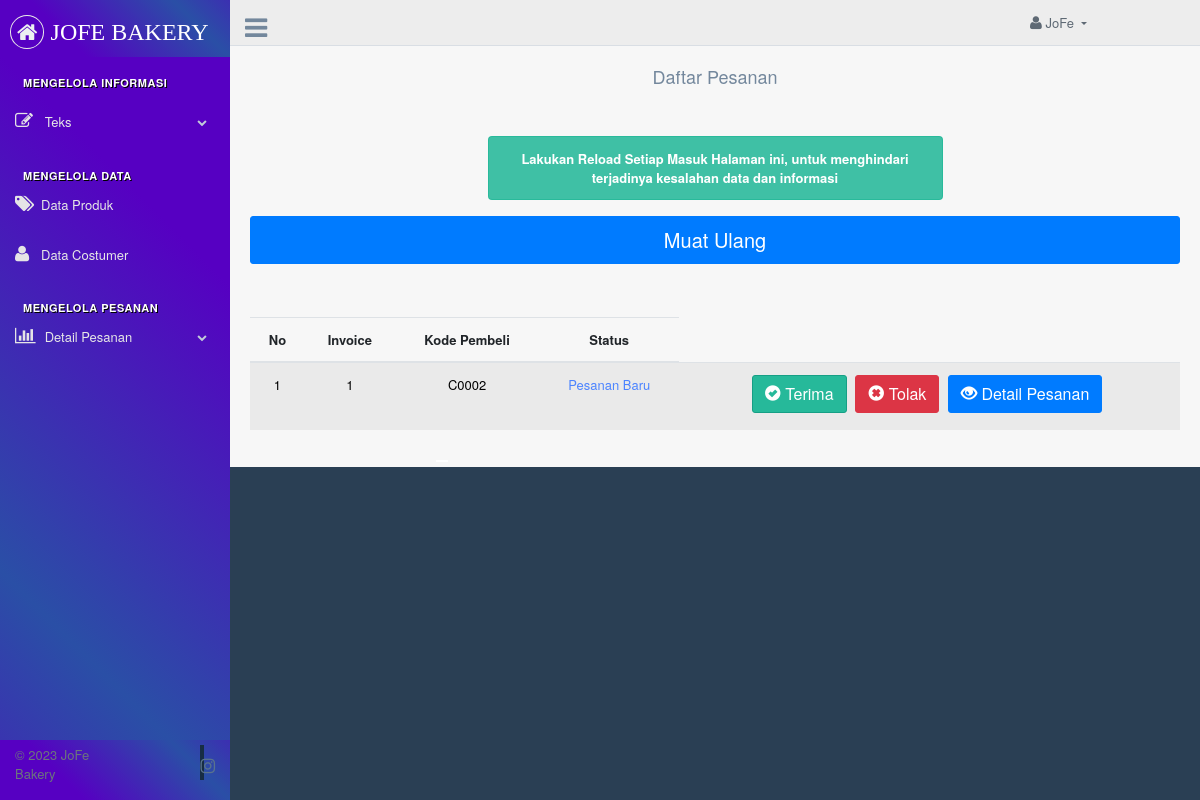
The page /admin/detailorder.php?inv=1&cs=C0002 (signed in) on the database its author committed.
### tables this page shows
CREATE TABLE `pemesanan` (
  `invoice` INT(11) NOT NULL AUTO_INCREMENT PRIMARY KEY,
  `tanggal` DATE,
  `alamat` VARCHAR(200) NOT NULL,
  `kota` VARCHAR(255),
  `kode_pos` INT,
  `status` ENUM('Pesanan Baru', 'Pesanan Diterima', 'Pesanan Ditolak'),
  `provinsi` VARCHAR(255),
  `harga_total_pesanan` FLOAT,
  `id` INT(11),
  `kode_customer` VARCHAR(100),
  FOREIGN KEY (`id`) REFERENCES `admin`(`id`),
  FOREIGN KEY (`kode_customer`) REFERENCES `customer`(`kode_customer`)
);

### admin/detailorder.php (the view, shortened to what this page needs)
<?php
include '../koneksi/koneksi.php';
?>
<!DOCTYPE html>
<html lang="en">
<head>
    <link href="vendors/bootstrap/dist/css/bootstrap.min.css" rel="stylesheet">
    <link href="vendors/font-awesome/css/font-awesome.min.css" rel="stylesheet">
    <link href="vendors/nprogress/nprogress.css" rel="stylesheet">
    <link href="vendors/google-code-prettify/bin/prettify.min.css" rel="stylesheet">
    <link href="build/css/custom.min.css" rel="stylesheet">
</head>
<body class="nav-md">
    <div class="container body">
        <div class="main_container">
            <div class="col-md-3 left_col" style="background-color: #5600c2;
    background-image: linear-gradient(45deg, #5600c2 25%, #2A4FA6 50%, #5600c2 75%);
    background-size: 200% 200%;
    animation: wave 5s ease-in-out infinite;">
                <div class="left_col scroll-view" style="background-color: #5600c2;
    background-image: linear-gradient(45deg, #5600c2 25%, #2A4FA6 50%, #5600c2 75%);
    background-size: 200% 200%;
    animation: wave 5s ease-in-out infinite;">
                    <div class="navbar nav_title" style="background-color: #5600c2;
    background-image: linear-gradient(45deg, #5600c2 25%, #2A4FA6 50%, #5600c2 75%);
    background-size: 200% 200%;
    animation: wave 5s ease-in-out infinite;">
                        <a href="halaman_utama.php" class="site_title">
                            <i class="fa fa-home"></i>
                            <span
                                style="font-family: 'Pacifico', cursive; font-size: 24px; color: white; text-transform: uppercase;">JoFe
                                Bakery</span>
                        </a>
                    </div>
                    <br />
                    <div id="sidebar-menu" class="main_menu_side hidden-print main_menu">
                        <div class="menu_section">
                            <h3>Mengelola Informasi</h3>
                            <ul class="nav side-menu">
                                <li><a><i class="fa fa-edit"></i> Teks <span class="fa fa-chevron-down"></span></a>
                                </li><br>
                                <h3>Mengelola Data</h3>
                                <li><a href="m_produk.php"><i class="fa fa-tags"></i>Data Produk</a></li>
                                <li><a href="m_customer.php"><i class="fa fa-user"></i>Data Costumer</a></li><br>
                                <h3>Mengelola Pesanan</h3>
                                <li><a><i class="fa fa-bar-chart-o"></i> Detail Pesanan <span
                                            class="fa fa-chevron-down"></span></a>
                                </li>
                            </ul>
                        </div>
                    </div>
                    <div class="sidebar-footer hidden-small" style="background-color: #5600c2;
    background-image: linear-gradient(45deg, #5600c2 25%, #2A4FA6 50%, #5600c2 75%);
    background-size: 200% 200%;
    animation: wave 5s ease-in-out infinite;">
                        <div class="container-fluid">
                            <div class="row">
                                <div class="col-md-6">
                                    <span class="text-muted">© 2023 JoFe Bakery</span>
                                </div>
                                <div class="col-md-6 text-md-right">
                                    <ul class="list-inline">
                                        <li class="list-inline-item">
                                            <a href="https://www.instagram.com/jofe_bakery/" target="_blank"><i
                                                    class="fa fa-instagram"></i></a>
                                        </li>
                                    </ul>
                                </div>
                            </div>
                        </div>
                    </div>
                </div>
            </div>
            <div class="top_nav">
                <div class="nav_menu">
                    <div class="nav toggle">
                        <a id="menu_toggle"><i class="fa fa-bars"></i></a>
                    </div>
                    <nav class="nav navbar-nav">
                        <ul class=" navbar-right">
                            <li class="nav-item dropdown open" style="padding-right: 100px;">
                                <a href="javascript:;" class="user-profile dropdown-toggle" aria-haspopup="true"
                                    id="navbarDropdown" data-toggle="dropdown" aria-expanded="false">
                                    <i class="fa fa-user"></i> JoFe
                                </a>
                            </li>
                        </ul>
                    </nav>
                </div>
            </div>
</body>
</html>
<div class="right_col" role="main">
    <div class="container" style="margin-bottom:5%;">
        <div class="row">
            <div class="col-md-12">
                <h2 class="text-center mb-5">Daftar Pesanan</h2>
            </div>
        </div>
        <div class="row">
            <div class="col-md-6 offset-md-3">
                <div class="alert alert-success text-center" role="alert">
                    <strong>Lakukan Reload Setiap Masuk Halaman ini, untuk menghindari terjadinya kesalahan data dan
                        informasi</strong>
                </div>
            </div>
        </div>
        <div class="row">
            <div class="col-md-12">
                <a href="produksi.php" class="btn btn-primary btn-lg btn-block"><i class="mdi mdi-refresh"></i>Muat
                    Ulang</a>
            </div>
        </div>
        <div class="row mt-5">
            <div class="col-md-12">
                <table class="table table-striped">
                    <thead>
                        <tr style="text-align:center;">
                            <th scope="col">No</th>
                            <th scope="col">Invoice</th>
                            <th scope="col">Kode Pembeli</th>
                            <th scope="col">Status</th>
                        </tr>
                    </thead>
                    <tbody style="text-align:center;">
                        <?php
                        $result = mysqli_query($conn, "SELECT DISTINCT invoice, kode_customer, status FROM pemesanan GROUP BY invoice ORDER BY invoice DESC");
                        $no = mysqli_num_rows($result);
                        while ($row = mysqli_fetch_assoc($result)) {
                            ?>
                            <tr style="color: black">
                                <td>
                                    <?= $no; ?>
                                </td>
                                <td>
                                    <?= $row['invoice']; ?>
                                </td>
                                <td>
                                    <?= $row['kode_customer']; ?>
                                </td>
                                <?php if ($row['status'] == 'Pesanan Diterima') { ?>
                                    <td style="color: green;">Pesanan Diterima</td>
                                <?php } else if ($row['status'] == 'Pesanan Ditolak') { ?>
                                        <td style="color: red;">Pesanan Ditolak</td>
                                <?php } else { ?>
                                        <td style="color:#4c84ff">
                                        <?= $row['status']; ?>
                                        </td>
                                <?php } ?>
                                <td>
                                    <?php if ($row['status'] != 'Pesanan Diterima' && $row['status'] != 'Pesanan Ditolak') { ?>
                                        <a href="proses/terima.php?inv=<?= $row['invoice']; ?>&cs=<?= $row['kode_customer']; ?>"
                                            class="btn btn-success"><i class="glyphicon glyphicon-ok-sign"></i>
                                            Terima</a>
                                        <a href="proses/tolak.php?inv=<?= $row['invoice']; ?>&cs=<?= $row['kode_customer']; ?>"
                                            class="btn btn-danger" onclick="return confirm('Yakin Ingin Menolak?')"><i
                                                class="glyphicon glyphicon-remove-sign"></i> Tolak</a>
                                    <?php } ?>
                                    <a href="detailorder.php?inv=<?= $row['invoice']; ?>&cs=<?= $row['kode_customer']; ?>"
                                        type="submit" class="btn btn-primary"><i class="glyphicon glyphicon-eye-open"></i>
                                        Detail Pesanan</a>
                                </td>
                            </tr>
                            <?php
                            $no--;
                        }
                        ?>
                    </tbody>
                </table>
                <button type="hidden" data-toggle="modal" data-target="#myModal" id="btn"
                    style="background-color: #fff; border: #fff; margin-left:20%;">
                </button>
            </div>
        </div>
    </div>
</div>

### rows shown on the page
pemesanan: invoice "1", kode_customer "C0002", status "Pesanan Baru"
